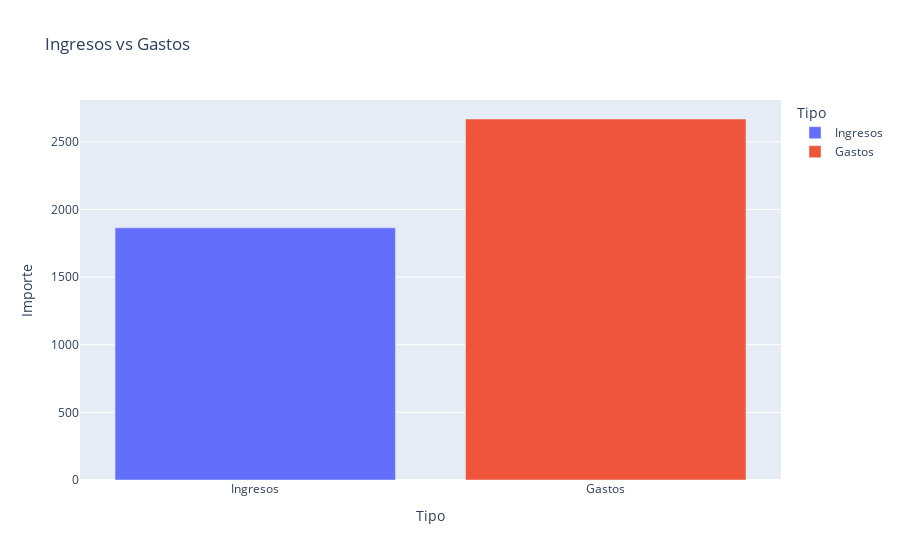

The notebook cell this image was saved under:
### Code cell
ingresos = df.loc[df['Gasto'] == "Ingreso", 'Importe'].sum()
categorias_gastos = ["Hogar", "Niñas", "Coche", "Varios"]
gastos = df.loc[df['Gasto'].isin(categorias_gastos), 'Importe'].sum()

resumen = pd.DataFrame({
    'Tipo': ['Ingresos', 'Gastos'],
    'Importe': [ingresos, gastos]
})

fig1 = px.bar(
    resumen,
    x='Tipo',
    y='Importe',
    color="Tipo",
    title='Ingresos vs Gastos'
)

fig1.show()

### Figure 1 — Plotly figure (JSON) as saved in the notebook; plotly's stock layout.template omitted (floating-point values rounded to 4 significant figures)
{"data": [{"alignmentgroup": "True", "hovertemplate": "Tipo=%{x}<br>Importe=%{y}<extra></extra>", "legendgroup": "Ingresos", "marker": {"color": "#636efa", "pattern": {"shape": ""}}, "name": "Ingresos", "offsetgroup": "Ingresos", "orientation": "v", "showlegend": true, "textposition": "auto", "type": "bar", "x": ["Ingresos"], "xaxis": "x", "y": [1865.0], "yaxis": "y"}, {"alignmentgroup": "True", "hovertemplate": "Tipo=%{x}<br>Importe=%{y}<extra></extra>", "legendgroup": "Gastos", "marker": {"color": "#EF553B", "pattern": {"shape": ""}}, "name": "Gastos", "offsetgroup": "Gastos", "orientation": "v", "showlegend": true, "textposition": "auto", "type": "bar", "x": ["Gastos"], "xaxis": "x", "y": [2669.0], "yaxis": "y"}], "layout": {"autosize": true, "barmode": "relative", "legend": {"title": {"text": "Tipo"}, "tracegroupgap": 0}, "title": {"text": "Ingresos vs Gastos"}, "xaxis": {"anchor": "y", "autorange": true, "categoryarray": ["Ingresos", "Gastos"], "categoryorder": "array", "domain": [0, 1], "range": [-0.5, 1.5], "title": {"text": "Tipo"}, "type": "category"}, "yaxis": {"anchor": "x", "autorange": true, "domain": [0, 1], "range": [0, 2809.0], "title": {"text": "Importe"}, "type": "linear"}}}
